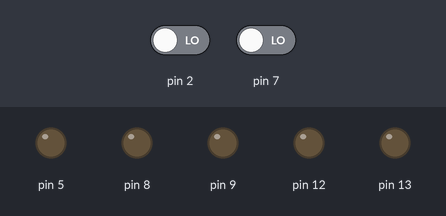
A sketch run on a simulated Arduino Uno, built with avr-gcc and run on an emulated ATmega328P. On the bench: output pins drawn as LEDs (lit = HIGH). The test bench sets the inputs (shaded band); at power-on: pin 2 LOW, pin 7 LOW.

Above: at 1.2 s.
1.3 s: pin 2 driven HIGH
At 1.8 s:
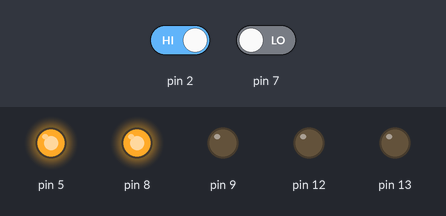
4.3 s: pin 7 driven HIGH
At 5.1 s:
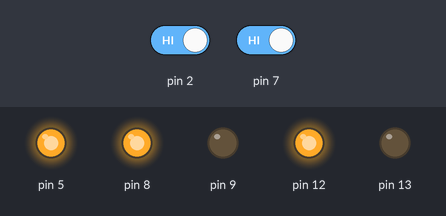
7.3 s: pin 2 driven LOW
At 10.1 s:
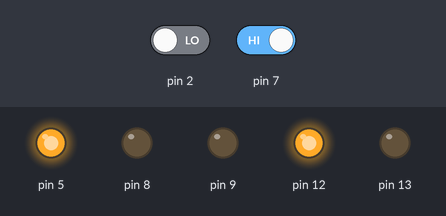
10.3 s: pin 7 driven LOW
At 11.0 s:
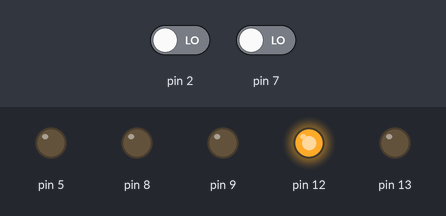
Timing chart, 0 to 13.3 s (numbered marks = the images above; inputs shaded):
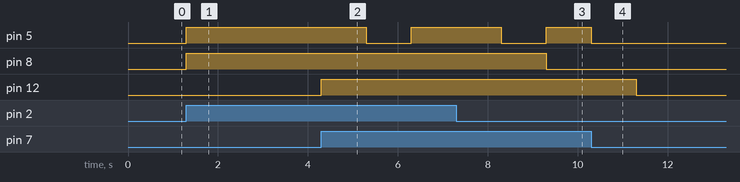

The sketch:

motors.ino
```cpp
int irsensor1=7;
int irsensor2=2;
int led=5;


void setup() {
  // put your setup code here, to run once:
pinMode(7,0);
pinMode(2,0);
pinMode(8,1);
pinMode(5,1);
pinMode(9,1);
pinMode(12,1);
pinMode(13,1);
Serial.begin(9600);
}

void loop() {
  // put your main code here, to run repeatedly:
int x,y;
x=digitalRead(7);
y=digitalRead(2);
if(x==1)
{

  digitalWrite(12,1);
  digitalWrite(13,0);
  digitalWrite(5,1);
  delay(1000);
  digitalWrite(5,0);
 delay(1000);
}
  if(x==0)
  {

  digitalWrite(12,0);
  digitalWrite(13,0);
  digitalWrite(5,0);
  }
  if(y==1)
  {
    digitalWrite(8,1);
  digitalWrite(9,0);
  digitalWrite(5,1);
  delay(1000);
  digitalWrite(5,0);

  }
  if(y==0)
  {
    digitalWrite(8,0);
  digitalWrite(9,0);
  digitalWrite(5,0);

  }
}
```

Measured:
- after the input at 1.3 s, pin 5, pin 8: LOW → HIGH at once
- after the input at 4.3 s, pin 5: HIGH → LOW after 1.0 s, → HIGH 1.0 s later; pin 12: LOW → HIGH at once
- after the input at 7.3 s, pin 8: HIGH → LOW after 2.0 s
- after the input at 10.3 s, pin 5: goes on until 10.3 s, then stays LOW; pin 12: HIGH → LOW after 1.0 s
